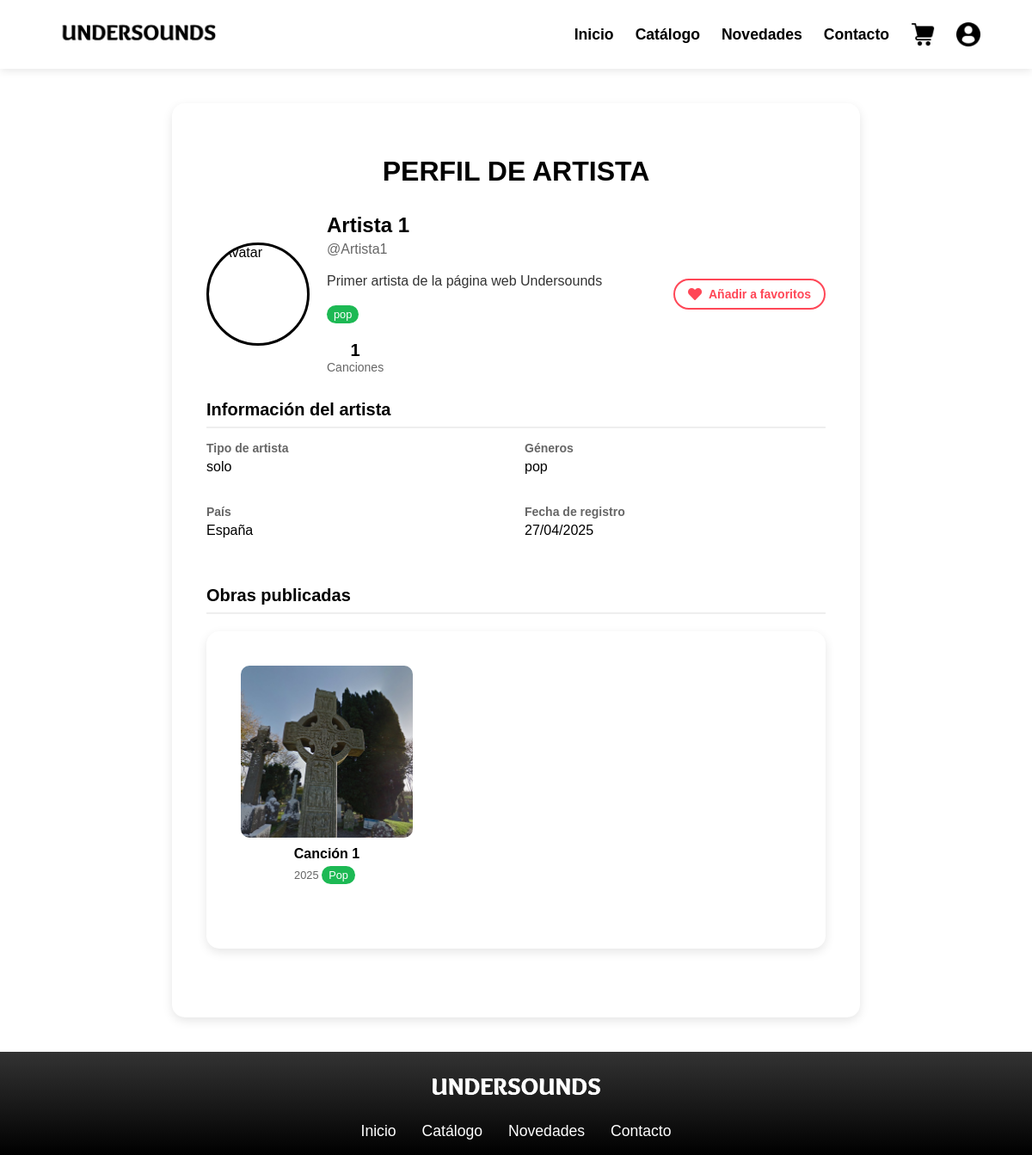
Page /artist_detail/Artista 1/ (signed in) on the earlier database version.
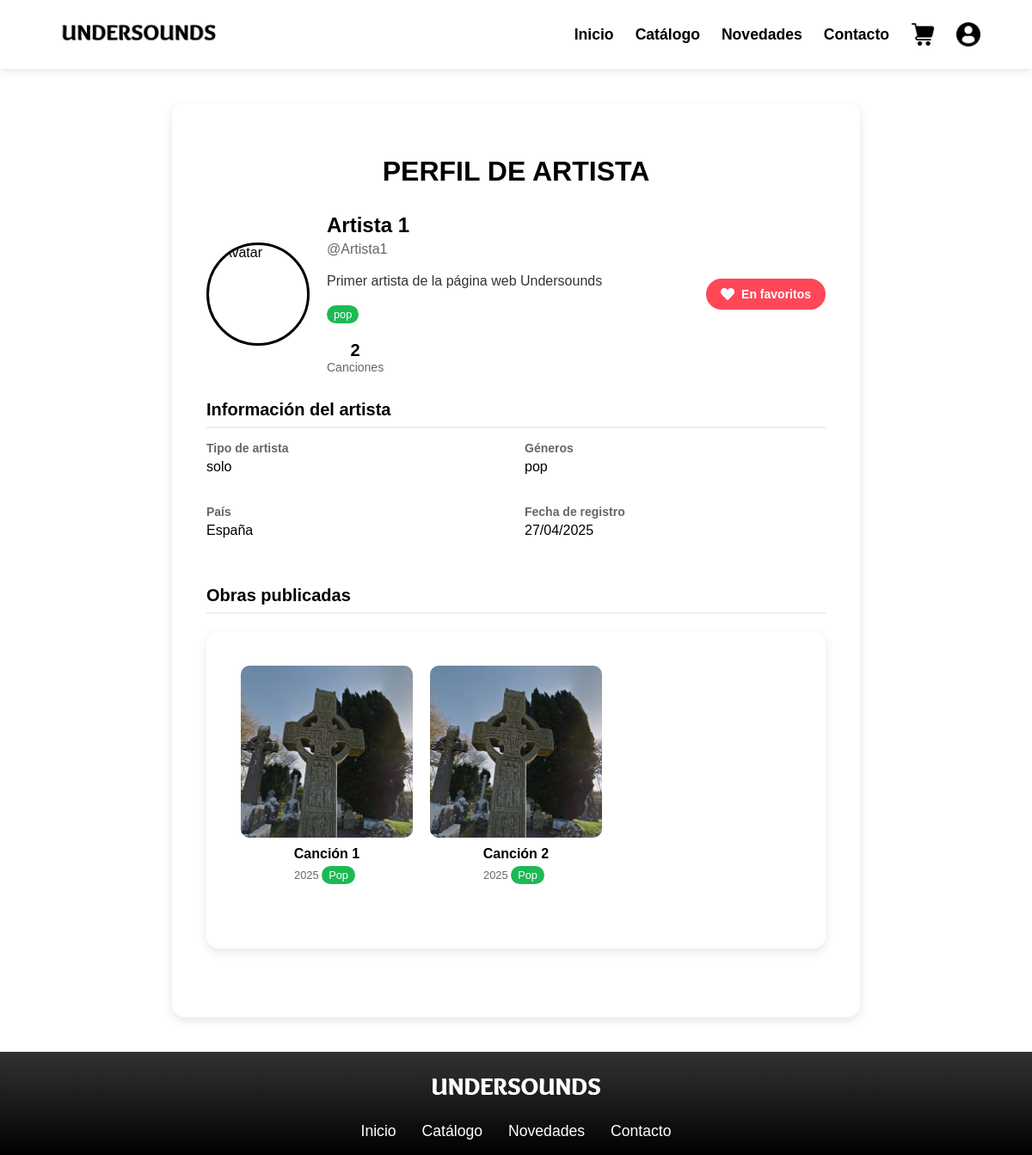
Same page on the later database version.
### user/models.py (models this page shows, shortened)
class User(AbstractUser):
    ROLE_CHOICES = (
        ('user', 'User'),
        ('artist', 'Artist'),
    )
    role = models.CharField(max_length=10, choices=ROLE_CHOICES, default='user')
    credit_card_number = models.CharField(max_length=16, blank=True, null=True)
    credit_card_expiry = models.DateField(blank=True, null=True)
    created_at = models.DateTimeField(auto_now_add=True)
    avatar = models.ImageField(upload_to='avatars/', default='avatars/usuario.png')
    backend = models.CharField(max_length=255, default='django.contrib.auth.backends.ModelBackend')
    artist_name = models.CharField(max_length=255, blank=True, null=True)
    artist_type = models.CharField(max_length=50, blank=True, null=True)
    bio = models.TextField(max_length=500, blank=True, null=True)
    genre = models.CharField(max_length=50, blank=True, null=True)
    country = models.CharField(max_length=100, blank=True, null=True)
    songs = models.ManyToManyField('music.Song', related_name='artists', blank=True)
    albums = models.ManyToManyField('music.Album', related_name='artists', blank=True)
    class Meta:
        app_label = 'user'

### model/music/music_models.py (models this page shows, shortened)
class Song(models.Model):
    title = models.CharField(max_length=255)
    artist_name = models.CharField(max_length=100)
    genre = models.CharField(max_length=50)
    price = models.DecimalField(max_digits=8, decimal_places=2)
    release_date = models.DateTimeField()
    song_cover = models.ImageField(upload_to='song_covers/', blank=True, null=True)
    song_file = models.FileField(upload_to='songs/', blank=True, null=True)  # <-- New field
    album_id = models.IntegerField(blank=True, null=True, verbose_name="ID del álbum")
    class Meta:
        app_label = 'music'  # ¡Esto es crucial!

### view/music/views.py (the view, shortened to what this page needs)
# urls.py: path('artist_detail/<str:artist_name>/', views.artist_detail, name='artist_detail'),
@login_required
def artist_detail(request, artist_name=None):
    User = get_user_model()
    if artist_name:
        artist = get_object_or_404(User, Q(artist_name=artist_name) & Q(role='artist'))
        artist = UserController.get_artist_with_songs(artist.id)
        is_own_profile = request.user.id == artist.id
    is_favorite=Favorite.objects.filter(user_id=request.user.id, artist_id=artist.id).exists()
    context = {
        'artist': artist,  # Pasamos el objeto completo directamente
        'is_own_profile': is_own_profile,
        'songs': artist.songs.all(),  # Accedemos a las canciones desde el artista
        'is_favorite': is_favorite
    }
    return render(request, 'music/artist_detail.html', context)

### controller/user_controller.py (called while the page is built)
    @staticmethod
    def get_artist_with_songs(user_id):
        user = UserDAO.get_by_id(user_id)
        if user and user.role == 'artist':
            user_dto = UserFactory.create_from_model(user)
            user_dto.songs = user.songs.all()
            return user_dto
        return None

### model/Dao/user_dao.py (called while the page is built)
    @staticmethod
    def get_by_id(user_id):
        try:
            return User.objects.get(pk=user_id)
        except User.DoesNotExist:
            return None

### model/Factory/user_factory.py (called while the page is built)
    @staticmethod
    def create_from_model(user_model):
        return UserDTO(
            id=user_model.id,
            username=user_model.username,
            email=user_model.email,
            avatar=user_model.avatar.url if user_model.avatar else None,
            bio=user_model.bio,
            genre=user_model.genre,
            country=user_model.country,
            created_at=user_model.created_at,
            role=user_model.role,
            artist_name=user_model.artist_name,
            artist_type=user_model.artist_type,
            backend=getattr(user_model, 'backend', f'{ModelBackend.__module__}.{ModelBackend.__qualname__}')
        )

### view/music/templates/music/artist_detail.html (shortened to what the changed rows need)
{% extends 'base.html' %}
{% load static %}
{% block extra_css %}
    <link rel="stylesheet" href="{% static 'user/css/cuenta.css' %}">
    <link rel="stylesheet" href="{% static 'music/css/artist_detail.css' %}">
    <link rel="stylesheet" href="https://cdnjs.cloudflare.com/ajax/libs/font-awesome/5.15.4/css/all.min.css">
{% endblock %}
{% block content %}
<div class="profile-container">
    <h1 class="profile-title">
        {% if is_own_profile %}MI PERFIL{% else %}PERFIL DE ARTISTA{% endif %}
    </h1>
    <div class="profile-header">
        <div class="profile-info">
            <div class="profile-name">
                {{ artist.artist_name }}
            </div>
            <div class="profile-username">@{{ artist.username }}</div>
            {% if artist.bio %}
            <div class="profile-bio">
                {{ artist.bio|linebreaks }}
            </div>
            {% endif %}
            {% if artist.genre %}
            <div class="profile-genres">
                {% for genre in artist.genre.split|slice:":5" %}
                    <span class="genre-badge">{{ genre }}</span>
                {% endfor %}
            </div>
            {% endif %}
            <div class="profile-stats">
                <div class="stat-item">
                    <div class="stat-number">{{ artist.songs.count }}</div>
                    <div class="stat-label">Canciones</div>
                </div>
            </div>
        </div>
            {% if not is_own_profile and request.user.is_authenticated %}
            <div class="favorite-section">
                <button id="favorite-btn" class="favorite-btn {% if is_favorite %}active{% endif %}" data-artist-id="{{ artist.id }}">
                    <i class="fas fa-heart"></i>
                    <span id="favorite-text">
                        {% if is_favorite %}En favoritos{% else %}Añadir a favoritos{% endif %}
                    </span>
                </button>
            </div>
        {% elif not is_own_profile %}
            <a href="{% url 'login' %}?next={{ request.path }}" class="favorite-btn">
                <i class="fas fa-heart"></i> Inicia sesión para guardar
            </a>
        {% endif %}
    </div>
    <div class="profile-section">
        <h2 class="section-title">Información del artista</h2>
        <div class="info-grid">
            <div class="info-item">
                <div class="info-label">Tipo de artista</div>
                <div class="info-value">{{ artist.artist_type|default:"No especificado" }}</div>
            </div>
            <div class="info-item">
                <div class="info-label">Géneros</div>
                <div class="info-value">{{ artist.genre|default:"No especificados" }}</div>
            </div>
            <div class="info-item">
                <div class="info-label">País</div>
                <div class="info-value">{{ artist.country|default:"No especificado" }}</div>
            </div>
            <div class="info-item">
                <div class="info-label">Fecha de registro</div>
                <div class="info-value">{{ artist.created_at|date:"d/m/Y" }}</div>
            </div>
        </div>
    </div>
    <div class="artist-works-section">
        <h2 class="section-title">Obras publicadas</h2>
        {% if artist.songs.all %}
        <div class="works-container">
            {% for song in artist.songs.all %}
            <div class="work-item" onclick="window.location='{% url 'music_detail_id' song.id %}'" style="cursor: pointer;">
                <div class="cuadrado" style="width: 200px; height: 200px; margin: 0;">
                    {% if song.album_cover %}
                        <img src="{{ song.album_cover.url }}" alt="{{ song.title }}" class="work-cover">
                    {% else %}
                        <img src="{% static 'images/default_album.jpg' %}" alt="Portada predeterminada" class="work-cover">
                    {% endif %}
                </div>
                <div class="work-title">{{ song.title }}</div>
                <div class="work-meta">
                    {{ song.release_date|date:"Y" }}
                    {% if song.genre %}
                        <span class="genre-badge">{{ song.genre }}</span>
                    {% endif %}
                </div>
            </div>
            {% endfor %}
        </div>
        {% endif %}
    </div>
</div>
{% endblock %}

Differences in the rows shown:
added Song: title "Canción 2", release_date "2025", genre "Pop"
Other differences:
{{ artist.songs.count }}: "1" → "2"
text no longer shown: "Añadir a favoritos"
text now shown: "En favoritos"
